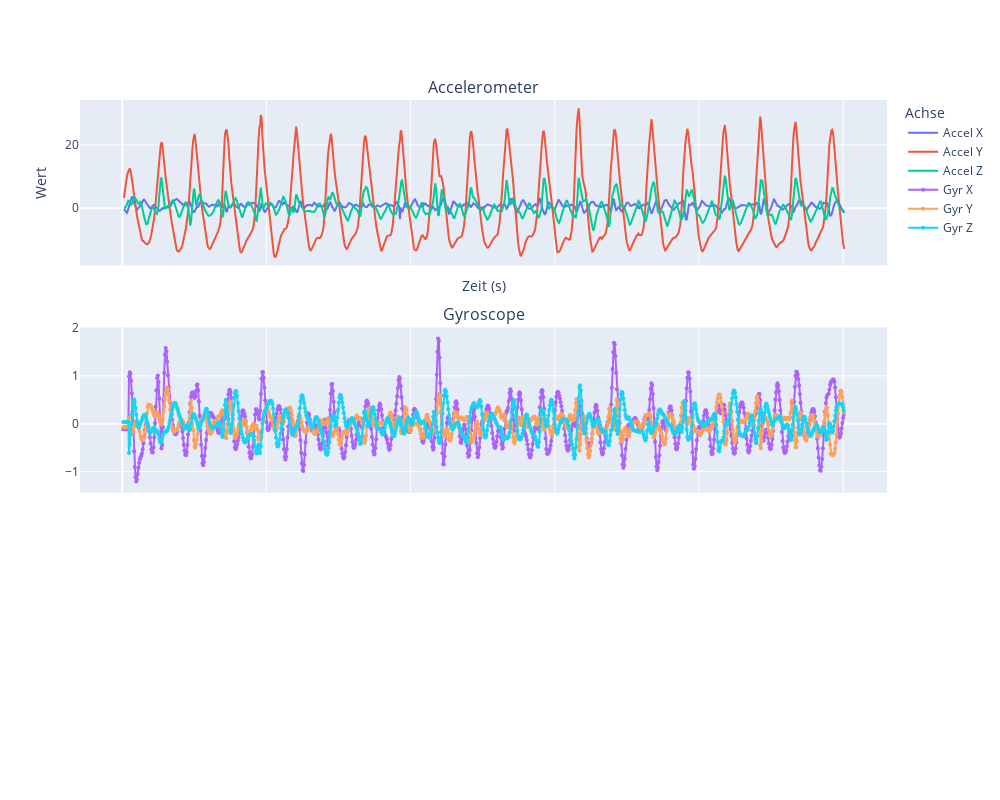

Notebook code for this chart:
### Markdown cell above
Plotten Kniebeuge

### Code cell
compare_acc_gyr(acc,gyr)

### Figure 1 — Plotly figure (JSON) as saved in the notebook; plotly's stock layout.template omitted (floating-point values rounded to 4 significant figures; data arrays with more than 128 entries replaced by an {"elided": "..."} marker saying what was removed)
{"data": [{"name": "Accel X", "type": "scatter", "x": {"elided": "1001 float values"}, "y": {"elided": "1001 float values"}}, {"name": "Accel Y", "type": "scatter", "x": {"elided": "1001 float values"}, "y": {"elided": "1001 float values"}}, {"name": "Accel Z", "type": "scatter", "x": {"elided": "1001 float values"}, "y": {"elided": "1001 float values"}}, {"marker": {"size": 4}, "mode": "lines+markers", "name": "Gyr X", "type": "scatter", "x": {"elided": "1001 float values"}, "xaxis": "x2", "y": {"elided": "1001 float values"}, "yaxis": "y2"}, {"marker": {"size": 4}, "mode": "lines+markers", "name": "Gyr Y", "type": "scatter", "x": {"elided": "1001 float values"}, "xaxis": "x2", "y": {"elided": "1001 float values"}, "yaxis": "y2"}, {"marker": {"size": 4}, "mode": "lines+markers", "name": "Gyr Z", "type": "scatter", "x": {"elided": "1001 float values"}, "xaxis": "x2", "y": {"elided": "1001 float values"}, "yaxis": "y2"}], "layout": {"annotations": [{"font": {"size": 16}, "showarrow": false, "text": "Accelerometer", "x": 0.5, "xanchor": "center", "xref": "paper", "y": 1, "yanchor": "bottom", "yref": "paper"}, {"font": {"size": 16}, "showarrow": false, "text": "Gyroscope", "x": 0.5, "xanchor": "center", "xref": "paper", "y": 0.6333, "yanchor": "bottom", "yref": "paper"}], "height": 800, "legend": {"title": {"text": "Achse"}}, "width": 1000, "xaxis": {"anchor": "y", "domain": [0, 1], "matches": "x3", "showticklabels": false, "title": {"text": "Zeit (s)"}}, "xaxis2": {"anchor": "y2", "domain": [0, 1], "matches": "x3", "showticklabels": false}, "xaxis3": {"anchor": "y3", "domain": [0, 1]}, "yaxis": {"anchor": "x", "domain": [0.7333, 1], "title": {"text": "Wert"}}, "yaxis2": {"anchor": "x2", "domain": [0.3667, 0.6333]}, "yaxis3": {"anchor": "x3", "domain": [0, 0.2667]}}}
